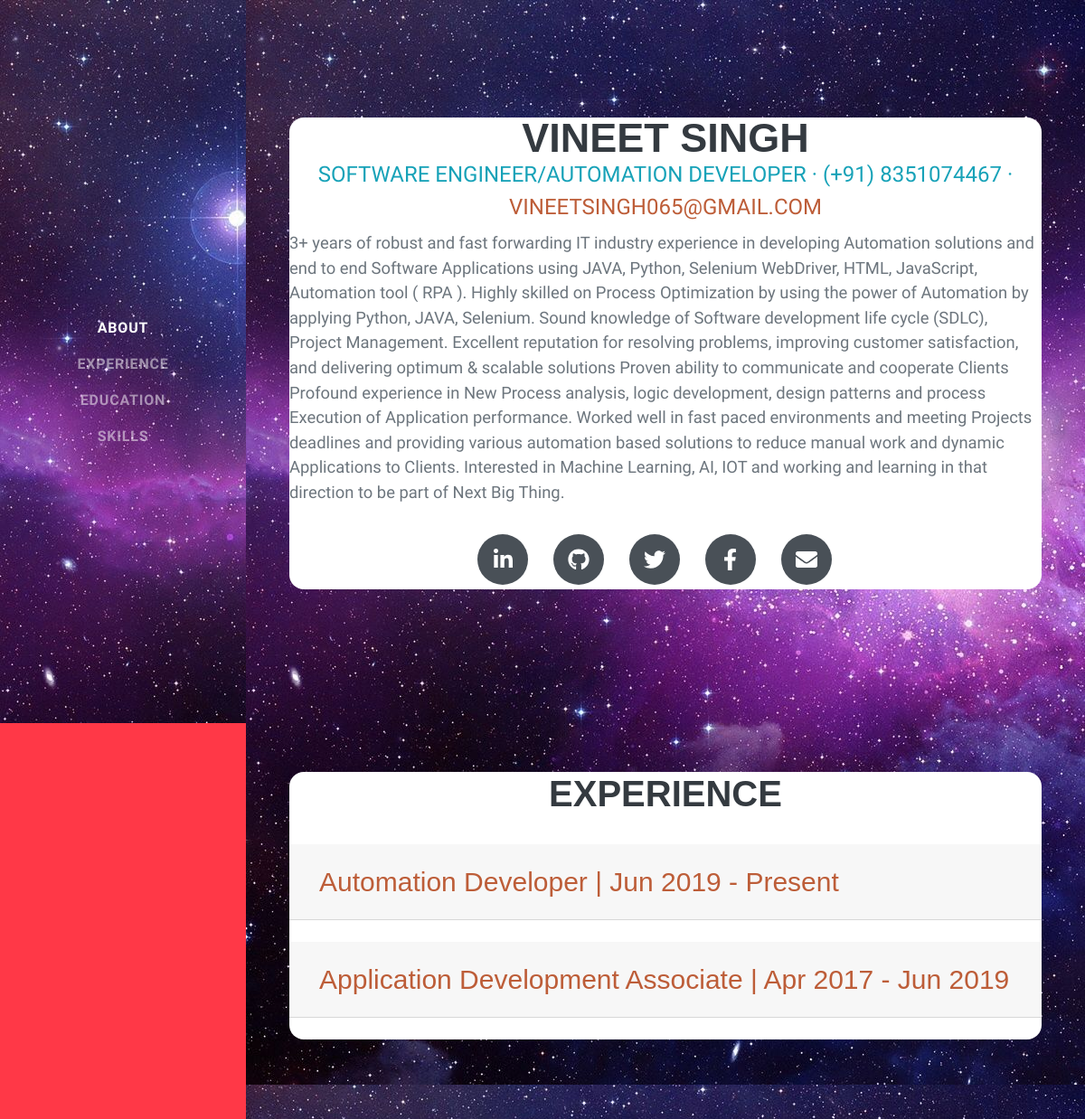
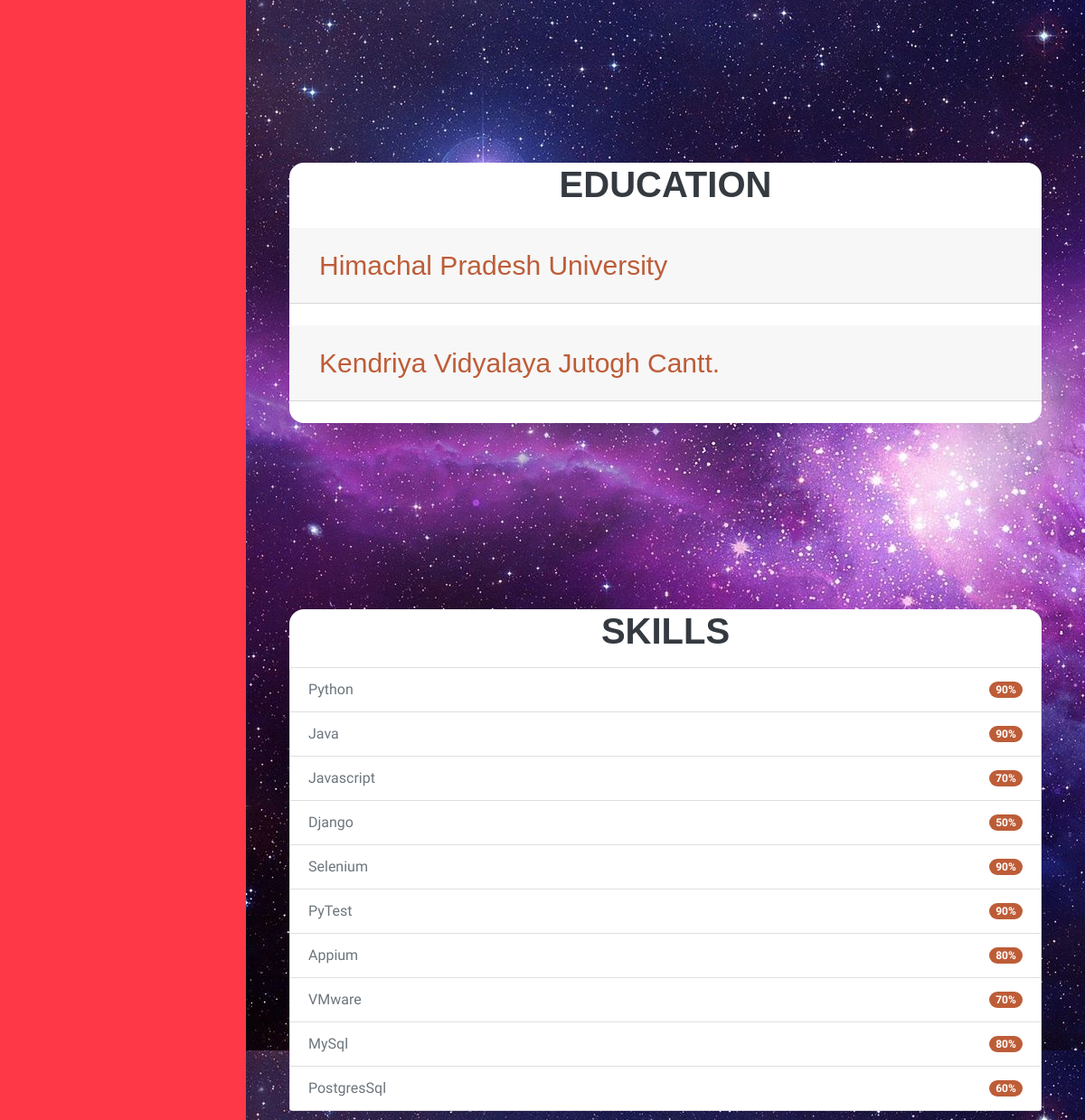
The page / on the database its author committed (2 pictures, top to bottom).
### portfolio_main/models.py (models this page shows, shortened)
class Main(models.Model):
    name = models.CharField(max_length=50)
    address = models.CharField(max_length=100)
    about = models.TextField()
    contact = models.CharField(default='0', max_length=12)
    email = models.CharField(default='-', max_length=50)
    linkedin = models.CharField(default='-', max_length=50)
    github = models.CharField(default='-', max_length=50)
    twitter = models.CharField(default='-', max_length=50)
    facebook = models.CharField(default='-', max_length=50)
    site_name = models.CharField(default='-', max_length=50)
    resume = models.FileField()
    cover_letter = models.FileField()
    user_pic = models.ImageField()

class Experience(models.Model):
    role = models.CharField(max_length=50)
    organisation = models.CharField(max_length=50)
    role_description = models.TextField(max_length=1500)
    start_from = models.CharField(max_length=50)
    till = models.CharField(max_length=50)

class Education(models.Model):
    institute = models.CharField(max_length=50)
    course = models.CharField(max_length=50)
    stream = models.CharField(max_length=50)
    score = models.CharField(max_length=50)
    start_from = models.CharField(max_length=50)
    till = models.CharField(max_length=50)

class TechnicalSkills(models.Model):
    skill_name = models.CharField(max_length=50)
    confidence = models.CharField(max_length=50)

### portfolio_main/views.py (the view)
# urls.py: 2. Add a URL to urlpatterns:  path('', views.home, name='home')
def home(request):
    main = Main.objects.get(pk=1)
    ts = TechnicalSkills.objects.all()
    exp = Experience.objects.all()
    edu = Education.objects.all()
    accom = Accomplishment.objects.all()
    return render(request, 'front/index.html', {'details': main, 'ts':ts, 'exp': exp, 'edu': edu, 'accom': accom})

### portfolio_main/templates/front/index.html (shortened to what this page needs)
{% load static %}
<!DOCTYPE html>
<html lang="en">
    <head>
        <link href="{% static 'css/layout_styles.css' %}" rel="stylesheet" />
    </head>
    <body id="page-top">
        <nav class="navbar navbar-expand-lg navbar-dark bg-primary fixed-top" id="sideNav">
            <a class="navbar-brand js-scroll-trigger" href="#page-top">
            </a>
            <div class="collapse navbar-collapse" id="navbarSupportedContent">
                <ul class="navbar-nav">
                    <li class="nav-item"><a class="nav-link js-scroll-trigger" href="#about">About</a></li>
                    <li class="nav-item"><a class="nav-link js-scroll-trigger" href="#experience">Experience</a></li>
                    <li class="nav-item"><a class="nav-link js-scroll-trigger" href="#education">Education</a></li>
                    <li class="nav-item"><a class="nav-link js-scroll-trigger" href="#skills">Skills</a></li>
                </ul>
            </div>
        </nav>
        <div class="container-fluid p-0">
            <section class="resume-section" id="about">
                <div class="resume-section-content">
                    <div class="row">
                            <div class="col s12 m6">
                              <div class="animated card">
                                <div class="card-content white-text">
                                  <h1 class="mb-0" align="center">
                                        {{ details.name }}
                                  </h1>
                                  <div class="subheading mb-2">
                                    <p class="text-info" align="center"> Software Engineer/Automation Developer  ·  (+91) {{ details.contact }} ·  <a href="mailto:{{ details.email }}">{{ details.email }}</a></p>
                                  </div>
                                  <p class="lead mb-5">{{ details.about }}</p>
                                </div>
                                <div class="card-action">
                                  <div class="social-icons" align="center">
                                    <a class="social-icon" href="{{ details.linkedin }}"><i class="fab fa-linkedin-in"></i></a>
                                    <a class="social-icon" href="{{ details.github }}"><i class="fab fa-github"></i></a>
                                    <a class="social-icon" href="{{ details.twitter }}"><i class="fab fa-twitter"></i></a>
                                    <a class="social-icon" href="{{ details.facebook }}"><i class="fab fa-facebook-f"></i></a>
                                    <a class="social-icon" href="mailto:{{ details.email }}"><i class="fab fa fa-envelope"></i></a>
                                </div>
                            </div>
                          </div>
                        </div>
                    </div>
            </section>
            <section class="resume-section" id="experience">
                <div class="resume-section-content">
                <div class="card">
                    <h2 class="mb-5" align="center">Experience</h2>
                    {% for experience in exp %}
                    <div id="accordion">
                          <div class="card">
                            <div class="card-header" id="headingOne">
                              <h5 class="mb-0">
                                <button class="btn btn-link" data-toggle="collapse" data-target="#collapseOne{{ experience.pk }}" aria-expanded="true" aria-controls="collapseOne">
                                    <p style="font-size: 30px">{{ experience.role }} | {{ experience.start_from }} - {{ experience.till }}</p>
                                </button>
                              </h5>
                            </div>
                          </div>
                    </div>
                    <br/>
                    {% endfor %}
                          </div>
                </div>
            </section>
            <section class="resume-section" id="education">
                <div class="resume-section-content">
                 <div class="card">
                      <h2 class="mb-4" align="center">Education</h2>
                {% for education in edu %}
                    <div id="accordion">
                          <div class="card">
                            <div class="card-header" id="headingOne">
                              <h5 class="mb-0">
                                <button class="btn btn-link" data-toggle="collapse" data-target="#collapseOne{{ education.pk }}12300" aria-expanded="true" aria-controls="collapseOne">
                                    <p style="font-size: 30px">{{ education.institute }}</p>
                                </button>
                              </h5>
                            </div>
                          </div>
                    </div>
                    <br/>
                    {% endfor %}
                          </div>
                </div>
            </section>
            <section class="resume-section" id="skills">
                <div class="resume-section-content">
                <div class="card">
                      <h2 class="mb-3" align="center">Skills</h2>
                        <ul class="list-group list-inline dev-icons">
                            {% for skills in ts %}
                              <li class="list-group-item d-flex justify-content-between align-items-center">
                                {{skills.skill_name}}
                                <span class="badge badge-primary badge-pill">{{skills.confidence}}</span>
                                </li>
                            {%endfor%}
                        </ul>
                          </div>
                </div>
            </section>
        </div>
    </body>
</html>

### rows shown on the page
Main: name "VINEET SINGH", contact "8351074467", email "VINEETSINGH065@GMAIL.COM", about "3+ years of robust and fast forwarding IT industry experience in developing Automation solutions and end to end Software Applications using JAVA, Python, Selenium WebDriver, HTML, JavaScript, Automation tool ( RPA ). Highly skilled on Process Optimization by using the power of Automation by applying Python, JAVA, Selenium. Sound knowledge of Software development life cycle (SDLC), Project Management. Excellent reputation for resolving problems, improving customer satisfaction, and delivering optimum & scalable solutions Proven ability to communicate and cooperate Clients Profound experience in New Process analysis, logic development, design patterns and process Execution of Application…"
Experience: role "Automation Developer", start_from "Jun 2019", till "Present"
Experience: role "Application Development Associate", start_from "Apr 2017", till "Jun 2019"
Education: institute "Himachal Pradesh University"
Education: institute "Kendriya Vidyalaya Jutogh Cantt."
TechnicalSkills: skill_name "Python", confidence "90%"
TechnicalSkills: skill_name "Java", confidence "90%"
TechnicalSkills: skill_name "Javascript", confidence "70%"
TechnicalSkills: skill_name "Django", confidence "50%"
TechnicalSkills: skill_name "Selenium", confidence "90%"
TechnicalSkills: skill_name "PyTest", confidence "90%"
TechnicalSkills: skill_name "Appium", confidence "80%"
TechnicalSkills: skill_name "VMware", confidence "70%"
TechnicalSkills: skill_name "MySql", confidence "80%"
TechnicalSkills: skill_name "PostgresSql", confidence "60%"
